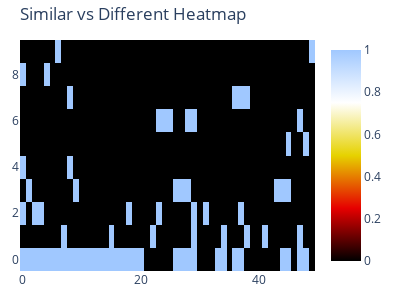

Notebook code for this chart:
### Code cell
from collections import Counter
import plotly.graph_objects as go
import numpy as np

# result = result_1 + result_2 + result_3 + result_4
result = result_1
value_counts = Counter(result)
print(f"Similar和different在similarity top {len(result)} 中的mapping比對結果分佈情形 {value_counts}")

data_array = np.array(result)
data_array = data_array.reshape((10, 50))

# 将'similar'转换为1，'different'转换为0
data_array[data_array == 'Similar'] = 1
data_array[data_array == 'Different'] = 0



fig = go.Figure(data=go.Heatmap(
    z=data_array,
    colorscale='Blackbody'
))

fig.update_layout(
    title='Similar vs Different Heatmap',
    # xaxis=dict(title='Column'),
    # yaxis=dict(title='Row'),
    width=400,
    height=300,
    margin=dict(l=20, r=20, t=40, b=20),
    showlegend=False
)

fig.show()

### Figure 1 — Plotly figure (JSON) as saved in the notebook; plotly's stock layout.template omitted (floating-point values rounded to 4 significant figures; data arrays with more than 128 entries replaced by an {"elided": "..."} marker saying what was removed)
{"data": [{"colorscale": [[0, "rgb(0,0,0)"], [0.25, "rgb(230,0,0)"], [0.5, "rgb(230,210,0)"], [0.75, "rgb(255,255,255)"], [1, "rgb(160,200,255)"]], "type": "heatmap", "z": {"elided": "10x50 str values"}}], "layout": {"height": 300, "margin": {"b": 20, "l": 20, "r": 20, "t": 40}, "showlegend": false, "title": {"text": "Similar vs Different Heatmap"}, "width": 400}}
